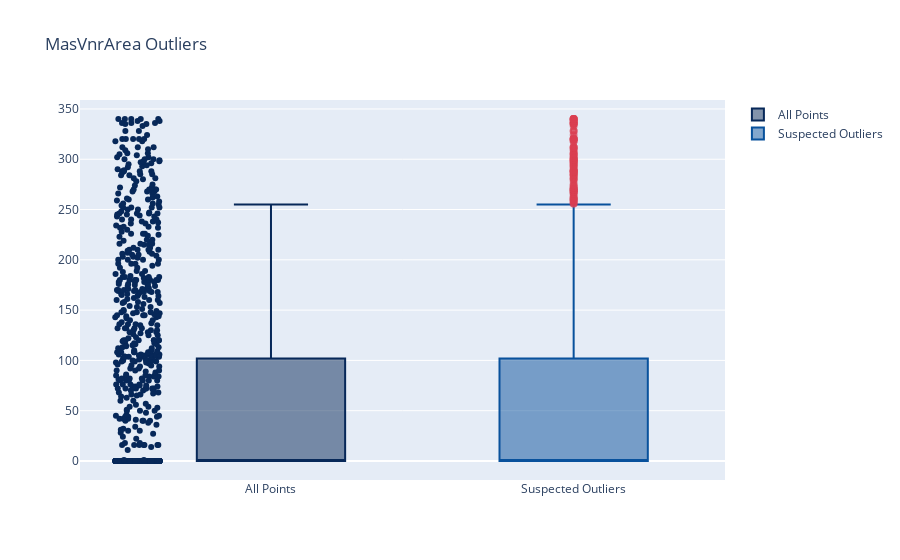

Notebook cell for this chart:
### Code cell
df_clean = outlier_treatment(df_clean,'MasVnrArea')
OutLiersBox(df_clean,'MasVnrArea')

### Figure 1 — Plotly figure (JSON) as saved in the notebook; plotly's stock layout.template omitted (floating-point values rounded to 4 significant figures; data arrays with more than 128 entries replaced by an {"elided": "..."} marker saying what was removed)
{"data": [{"boxpoints": "all", "jitter": 0.3, "line": {"color": "rgb(7,40,89)"}, "marker": {"color": "rgb(7,40,89)"}, "name": "All Points", "pointpos": -1.8, "type": "box", "y": {"elided": "1282 float values"}}, {"boxpoints": "suspectedoutliers", "line": {"color": "rgb(8,81,156)"}, "marker": {"color": "rgb(8,81,156)", "line": {"outliercolor": "rgba(219, 64, 82, 0.6)", "outlierwidth": 2}, "outliercolor": "rgba(219, 64, 82, 0.6)"}, "name": "Suspected Outliers", "type": "box", "y": {"elided": "1282 float values"}}], "layout": {"title": {"text": "MasVnrArea Outliers"}}}
